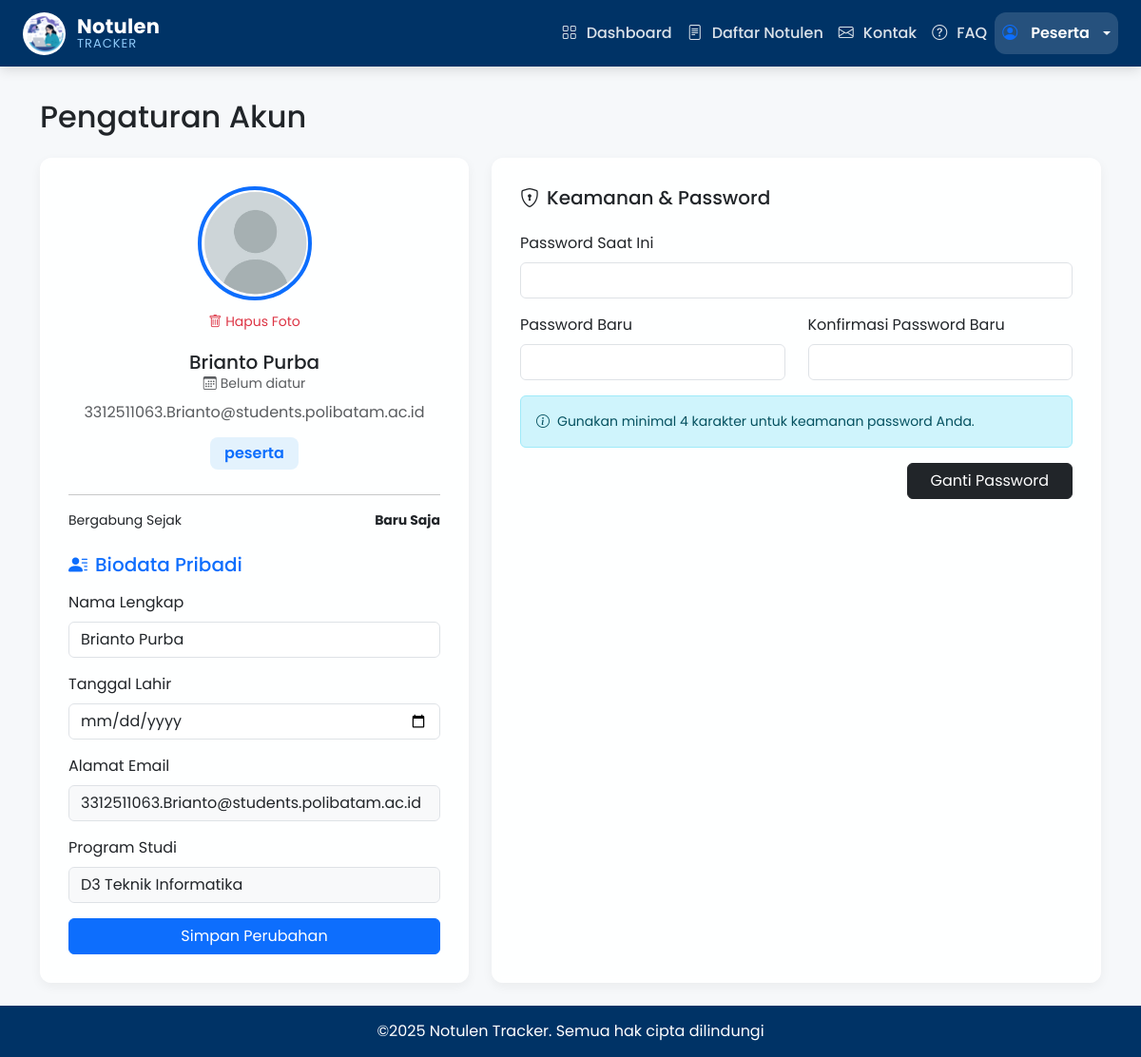
The page /api/profile.php (signed in) on the database as committed earlier.
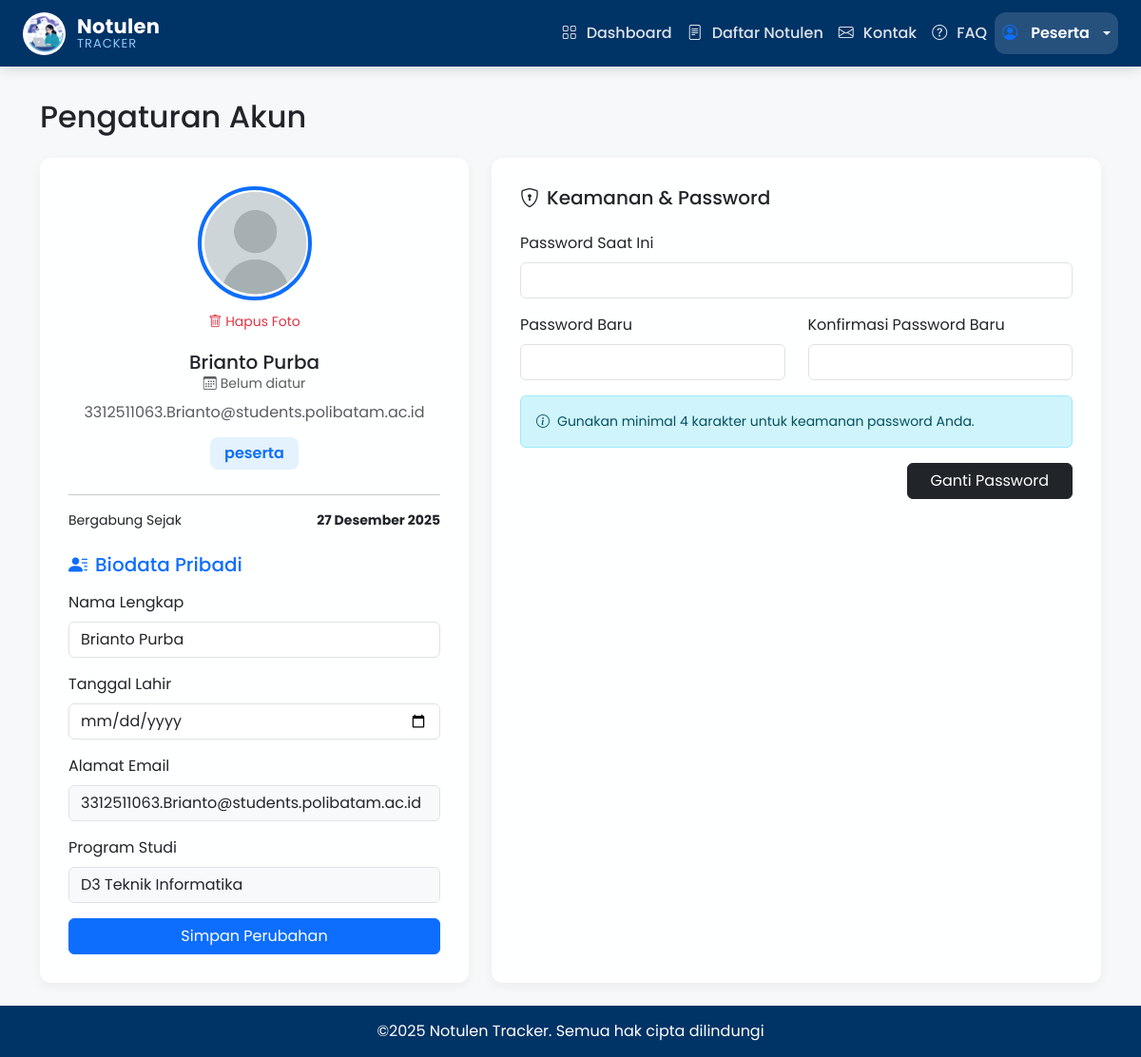
The same page on the database as committed later.
### tables this page shows
CREATE TABLE `pengguna` (
  `id` int NOT NULL,
  `nim` varchar(20) DEFAULT NULL,
  `nama_lengkap` varchar(150) DEFAULT NULL,
  `prodi` varchar(150) DEFAULT NULL,
  `tgl_lahir` date DEFAULT NULL,
  `email` varchar(150) DEFAULT NULL,
  `password` varchar(255) DEFAULT NULL,
  `role` enum('notulis','peserta') DEFAULT 'peserta',
  `foto_profile` varchar(100) DEFAULT 'user.png',
  `bergabung_sejak` date DEFAULT NULL
);

### api/profile.php (the view, shortened to what this page needs)
<?php
$user_id = $_SESSION['id'];
$db_host = "localhost";
$db_user = "root";
$db_pass = "";
$db_name = "notulen_db";
$conn = mysqli_connect($db_host, $db_user, $db_pass, $db_name);
$query_profile = "SELECT * FROM pengguna WHERE id = ?";
$stmt = mysqli_prepare($conn, $query_profile);
mysqli_stmt_bind_param($stmt, "i", $user_id);
mysqli_stmt_execute($stmt);
$result = mysqli_stmt_get_result($stmt);
$profile_data = mysqli_fetch_assoc($result);
$role_display = !empty($profile_data['role']) ? $profile_data['role'] : 'Notulis';
$dropdown_nama = htmlspecialchars($profile_data['nama_lengkap']);
$dropdown_email = htmlspecialchars($profile_data['email']);
$tgl_lahir = !empty($profile_data['tgl_lahir']) ? $profile_data['tgl_lahir'] : '';
$is_default_photo = empty($profile_data['foto_profile']) || !file_exists($profile_data['foto_profile']);
$foto_path = (!$is_default_photo) ? htmlspecialchars($profile_data['foto_profile']) : 'user.png';
$bulan_indonesia = [
    1 => 'Januari', 'Februari', 'Maret', 'April', 'Mei', 'Juni',
    'Juli', 'Agustus', 'September', 'Oktober', 'November', 'Desember'
];
if (!empty($profile_data['bergabung_sejak']) && $profile_data['bergabung_sejak'] !== '0000-00-00') {
    $timestamp = strtotime($profile_data['bergabung_sejak']);
    $formatted_date = date('d', $timestamp) . ' ' . $bulan_indonesia[date('n', $timestamp)] . ' ' . date('Y', $timestamp);
} else {
    $formatted_date = "Baru Saja";
}
$tgl_lahir_display = "Belum diatur";
?>
<!DOCTYPE html>
<html lang="id">
<head>
    <link href="https://cdn.jsdelivr.net/npm/bootstrap@5.3.3/dist/css/bootstrap.min.css" rel="stylesheet">
    <link href="https://cdnjs.cloudflare.com/ajax/libs/croppie/2.6.5/croppie.min.css" rel="stylesheet">
    <link href="https://cdn.jsdelivr.net/npm/bootstrap-icons@1.11.3/font/bootstrap-icons.min.css" rel="stylesheet">
</head>
<body>
    <nav class="navbar navbar-expand-lg navbar-dark fixed-top px-4 custom-navbar">
        <a class="navbar-brand brand-pro" href="dashboard.php">
            <img src="logono.png" alt="Logo">
            <div class="brand-info">
                <span class="brand-name">Notulen</span>
                <span class="brand-tagline">TRACKER</span>
            </div>
        </a>
        <div class="collapse navbar-collapse">
            <ul class="navbar-nav ms-auto nav-effect">
                <li class="nav-item"><a class="nav-link" href="dashboard.php"><i class="bi bi-grid"></i><span>Dashboard</span></a></li>
                <li class="nav-item"><a class="nav-link" href="daftar_notulen.php"><i class="bi bi-file-text"></i><span>Daftar Notulen</span></a></li>
                <li class="nav-item"><a class="nav-link" href="kontak.php"><i class="bi bi-envelope"></i><span>Kontak</span></a></li>
                <li class="nav-item"><a class="nav-link" href="FAQ.php"><i class="bi bi-question-circle"></i><span>FAQ</span></a></li>
                <li class="nav-item dropdown">
                    <a class="nav-link dropdown-toggle active" href="#" id="userDropdown" role="button" data-bs-toggle="dropdown">
                        <i class="bi bi-person-circle me-1"></i> <?php echo ucwords(htmlspecialchars($role_display)); ?>
                    </a>
                </li>
            </ul>
        </div>
    </nav>
    <main class="container py-4">
        <h2 class="mb-4">Pengaturan Akun</h2>
        <div class="row g-4">
            <div class="col-lg-5">
                <div class="profile-sidebar">
                    <div class="text-center">
                        <img id="fotoProfil" class="main-avatar" src="<?php echo $foto_path; ?>" alt="Foto Profil" title="Klik untuk ganti foto">
                        <?php if (!$is_default_photo): ?>
                        <div class="mt-2">
                            <button type="button" id="btnHapusFoto" class="btn btn-sm btn-outline-danger border-0">
                                <i class="bi bi-trash me-1"></i>Hapus Foto
                            </button>
                        </div>
                        <?php endif; ?>
                        <h5 class="mt-3 mb-0"><?php echo $dropdown_nama; ?></h5>
                        <div class="text-muted small mb-2">
                            <i class="bi bi-calendar3 me-1"></i><?php echo $tgl_lahir_display; ?>
                        </div>
                        <p class="text-muted mb-1"><?php echo $dropdown_email; ?></p>
                        <span class="badge-peserta"><?php echo htmlspecialchars($profile_data['role']); ?></span>
                        <hr>
                        <div class="d-flex justify-content-between small mb-4">
                            <span>Bergabung Sejak</span>
                            <strong><?php echo $formatted_date; ?></strong>
                        </div>
                    </div>
                    <h5 class="text-primary mb-3"><i class="bi bi-person-lines-fill me-2"></i>Biodata Pribadi</h5>
                    <form id="dataDiriForm">
                        <div class="mb-3">
                            <label class="form-label">Nama Lengkap</label>
                            <input type="text" class="form-control" id="nama" value="<?php echo $dropdown_nama; ?>" required>
                        </div>
                        <div class="mb-3">
                            <label class="form-label">Tanggal Lahir</label>
                            <input type="date" class="form-control" id="tgl_lahir" value="<?php echo $tgl_lahir; ?>" required>
                        </div>
                        <div class="mb-3">
                            <label class="form-label">Alamat Email</label>
                            <input type="email" class="form-control bg-light" value="<?php echo $dropdown_email; ?>" readonly>
                        </div>
                        <div class="mb-3">
                            <label class="form-label">Program Studi</label>
                            <input type="text" class="form-control bg-light" value="<?php echo htmlspecialchars($profile_data['prodi']); ?>" readonly>
                        </div>
                        <button type="submit" id="btnSimpanData" class="btn btn-primary w-100">Simpan Perubahan</button>
                    </form>
                </div>
            </div>
            <div class="col-lg-7">
                <div class="form-card">
                    <h5 class="text-dark mb-4"><i class="bi bi-shield-lock me-2"></i>Keamanan & Password</h5>
                    <form id="passwordForm">
                        <div class="mb-3">
                            <label class="form-label">Password Saat Ini</label>
                            <input type="password" class="form-control" id="passwordLama" required>
                        </div>
                        <div class="row mb-3">
                            <div class="col-md-6">
                                <label class="form-label">Password Baru</label>
                                <input type="password" class="form-control" id="passwordBaru" minlength="4" required>
                            </div>
                            <div class="col-md-6">
                                <label class="form-label">Konfirmasi Password Baru</label>
                                <input type="password" class="form-control" id="konfirmasiPassword" required>
                            </div>
                        </div>
                        <div class="alert alert-info small">
                            <i class="bi bi-info-circle me-2"></i>Gunakan minimal 4 karakter untuk keamanan password Anda.
                        </div>
                        <div class="text-end">
                            <button type="submit" id="btnGantiPassword" class="btn btn-dark px-4">Ganti Password</button>
                        </div>
                    </form>
                </div>
            </div>
        </div>
    </main>
    <footer>©2025 Notulen Tracker. Semua hak cipta dilindungi</footer>
</body>
</html>

### api/profile.php (style rules this page uses)
body { font-family: 'Poppins', sans-serif; display: flex; flex-direction: column; min-height: 100vh; padding-top: 80px; background: url('gambarr.png') no-repeat center center fixed !important; background-size: cover !important; position: relative; z-index: 0; }
body::before { content: ""; position: fixed; top: 0; left: 0; width: 100%; height: 100%; background-color: rgba(245, 247, 250, 0.85); z-index: -1; }
.custom-navbar { background-color: #003366; height: 70px; box-shadow: 0 4px 12px rgba(0,0,0,0.12); }
.nav-effect .nav-link { color: #dce3ea !important; padding: 10px 18px; border-radius: 12px; display: flex; align-items: center; gap: 10px; font-weight: 500; transition: all 0.3s ease; }
.navbar-nav .nav-link.active { background: rgba(255,255,255,0.15); color: #ffffff !important; font-weight: 600; }
.nav-effect .nav-link.active i { color: #0d6efd; }
.brand-pro { display: flex; align-items: center; gap: 12px; text-decoration: none; }
.brand-info { display: flex; flex-direction: column; line-height: 1.1; }
.brand-pro img { width: 45px; height: 45px; border-radius: 50%; object-fit: cover; background: #ffffff; border: 2px solid rgba(255,255,255,0.2); transition: all 0.35s ease; }
.brand-name { font-size: 21px; font-weight: 700; color: #ffffff; letter-spacing: 0.3px; }
.brand-tagline { font-size: 13px; color: #90caf9; letter-spacing: 1px; }
.profile-sidebar { background: rgba(255,255,255,0.9); padding: 30px; border-radius: 12px; box-shadow: 0 4px 12px rgba(0,0,0,0.05); backdrop-filter: blur(5px); }
.profile-sidebar img.main-avatar { width: 120px; height: 120px; border-radius: 50%; object-fit: cover; border: 4px solid #0d6efd; transition: 0.3s; cursor: pointer; display: block; margin: 0 auto; }
.badge-peserta { background-color: #e3f2fd; color: #0d6efd; font-weight: 600; padding: 5px 15px; border-radius: 8px; margin: 10px 0; display: inline-block; }
.form-card { background: rgba(255,255,255,0.9); padding: 30px; border-radius: 12px; box-shadow: 0 4px 12px rgba(0,0,0,0.05); height: 100%; backdrop-filter: blur(5px); }
footer { background-color: #003366; color: white; text-align: center; padding: 15px 0; margin-top: auto; }

Rows that differ between the two databases and show on the page:
changed pengguna "Brianto Purba": bergabung_sejak "Baru Saja" → "27 Desember 2025"
